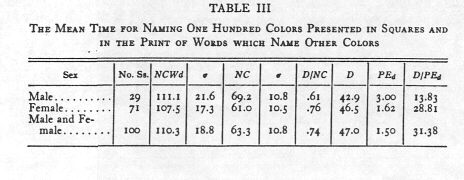
#> input picture assets/1935Stroop_tab3.jpg, 464 x 180 px, given in place of IMG_3189.JPG, which was not available
$ jupyter execute 2020Sight_visit_feature_extractions_demo.ipynb   (shell and % lines are left out)   (text cells are left out)
#> lines starting #> are read from the running program, lines starting #| are printed output that depends on the picture; after the words box and inside, x2 and y2 are one past the last pixel; in counts of white or black regions, pixels touching at a corner belong together; pictures that were not available may be replaced by others from this repository, and a replacement may not be noted
[cell 1]
#最新の OpenCV では surf などが著作権の問題で実装はされなくなりました。
#従って，以前のバージョンをインストールしなければなりません
#!pip install opencv-python==3.4.2.16
#!pip install opencv-contrib-python==3.4.2.16

[cell 2]
import numpy as np
import matplotlib.pyplot as plt

[cell 3]
#ファイルをアップロードします
from google.colab import files
#files?

[cell 4]
files.upload()  # ご自身の PC からファイルをアップロードして下さい
#> the answer given: 1935Stroop_tab3.jpg

[cell 5]
image_file = 'IMG_3189.JPG'  # ファイル名はアップロードしたファイル名に合わせて変更します
img = plt.imread(image_file)
#> img is the input picture: shape (180, 464); min 9, max 255, mean 228.1
print(img.shape)  # 画像のサイズを表示します
#| (180, 464)

[cell 6]
#OpenCV の読み込み
import cv2

#アップロードしたファイルの表示
img_cv2 = cv2.imread(image_file)
plt.figure(figsize = (12, 16)); plt.axis('off')
plt.imshow(cv2.cvtColor(img_cv2, cv2.COLOR_BGR2RGB))  # OpenCV は RGB ではなく BGR なので変換する

[cell 7]
from skimage.color import rgb2gray

img_gray = rgb2gray(img)
print('画像のサイズ:', img_gray.shape, '\n')
#| 画像のサイズ: (180, 464)

# 2D pixel map
print('画像の画素の値')
print(np.round(img_gray, 2), '\n')
#> (printed output is left out)

# flattened pixel feature vector
print('一次元にしてみます', (np.round(img_gray.flatten(), 2)))
#> (printed output is left out)

[cell 8]
plt.figure(figsize = (10, 8)); plt.axis('off') # 表示画像のサイズ単位はインチで横と縦を指定

plt.imshow(img_gray, cmap="gray");
plt.show()

plt.figure(figsize = (10, 6)); plt.axis('off')
c_freq, c_bins, c_patches = plt.hist(img_gray.flatten(), bins=30)
#> c_freq = 30 values, max 34189 at index 29, min 14 at index 0, mean 2784; c_bins = 31 values from 9 to 255; c_patches = 30 items
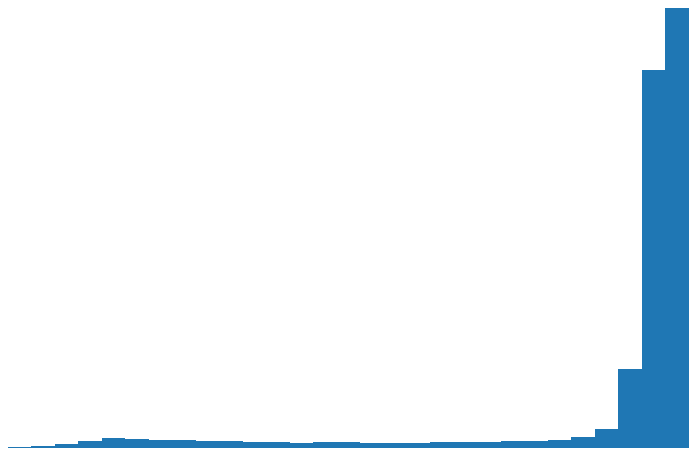
#> figure drawn by matplotlib, 1 panel

[cell 9]
#DoG 関数の定義
def DoG(img, ker1=3, ker2=5):
    """img : cv2.imread file"""
#> called with ker1 = 3, ker2 = 5

    blur2 = cv2.GaussianBlur(img, (ker2, ker2), 0)
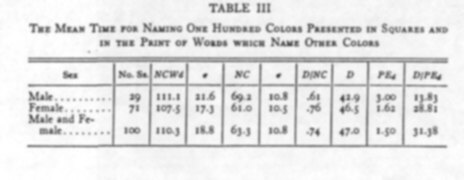
#> blur2: shape (180, 464); min 78, max 255, mean 228.1
    blur1 = cv2.GaussianBlur(img, (ker1, ker1), 0)

    return blur2 - blur1
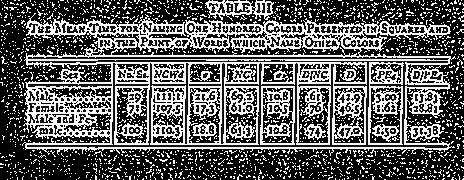
#> returned value: shape (180, 464); min 0, max 255, mean 94.5

[cell 10]
dog_img = DoG(img)
plt.figure(figsize = (10, 8)); plt.axis('off')
plt.imshow(dog_img); plt.show()


dog_img = DoG(img, ker1=3, ker2=9)
#> call 2 of DoG, with ker1 = 3, ker2 = 9
#> in DoG (call 2), `blur2 = cv2.GaussianBlur(img, (ker2, ker2), 0)`:
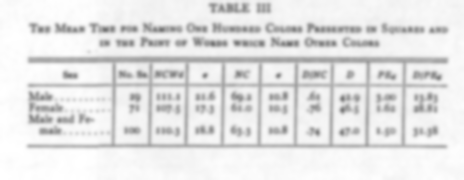
#> blur2: shape (180, 464); min 119, max 255, mean 228.1
#> in DoG (call 2), `return blur2 - blur1`:
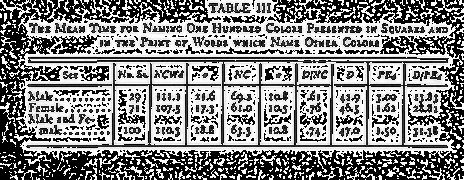
#> returned value: shape (180, 464); min 0, max 255, mean 134.9
plt.figure(figsize = (10, 8)); plt.axis('off')
plt.imshow(dog_img); plt.show()

[cell 11]
#SIFT と SURF の定義
#sift_detector = cv2.xfeatures2d.SIFT_create()
#surf_detector = cv2.xfeatures2d.SURF_create()
#help(cv2.xfeatures2d)

[cell 12]
# Initiate ORB detector
orb = cv2.ORB_create()
# find the keypoints with ORB
orb_keypoints = orb.detect(img_cv2,None)
#> orb_keypoints = 433 keypoints; strongest (x, y, size): (347, 99, 31), (87, 119, 31), (204, 76, 31), (290, 45, 31)
# compute the descriptors with ORB
orb_keypoints, des = orb.compute(img_cv2, orb_keypoints)

radius = 15
for ky in orb_keypoints:
    cv2.circle(img_cv2, (int(ky.pt[0]),int(ky.pt[1])), radius, (0,255,0), -1)
#> this loop made 433 passes
#> ky on passes 1 to 3: keypoint at (39, 31), size 31, keypoint at (317, 110), size 31, keypoint at (86, 121), size 31
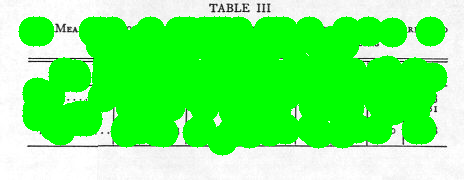
#> img_cv2: shape (180, 464, 3); mean B, G, R 106, 249.5, 106

plt.figure(figsize = (12, 16))
plt.axis('off')
plt.imshow(cv2.cvtColor(img_cv2, cv2.COLOR_BGR2RGB))

# draw only keypoints location,not size and orientation
#img2 = cv2.drawKeypoints(img_cv2, orb_keypoints, None, color=(0,255,0), flags=0)

[cell 13]
# [10 lines of commented-out code are left out]

[cell 14]
# [10 lines of commented-out code are left out]

[cell 15]
# Canny アルゴリズムによるエッジ（端点）検出の実演
from skimage.feature import canny

img_edges = canny(img_gray, sigma=3)
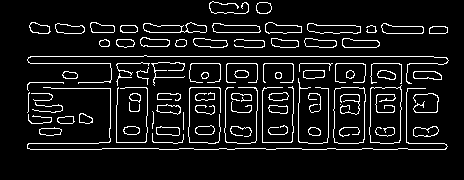
#> img_edges: shape (180, 464) bool; 8.5% white in thin lines or dots, all inside (x1, y1, x2, y2) = (27, 1, 449, 150)

plt.figure(figsize = (10, 8)); plt.axis('off')
plt.imshow(img_edges, cmap='binary')

[cell 16]
#HOG の実演
from skimage.feature import hog
from skimage import exposure

# 下の orientation の値は 0 から 9 までです。変化させて，結果を観察してください
fd_img, img_hog = hog(img_gray, orientations=8, pixels_per_cell=(8, 8),
                      cells_per_block=(3, 3), visualize=True)
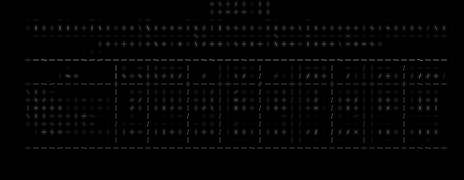
#> img_hog: shape (180, 464) float64; min 0, max 105.6, mean 3.6

# rescaling intensity to get better plots
img_hogs = exposure.rescale_intensity(img_hog, in_range=(0, 0.04))
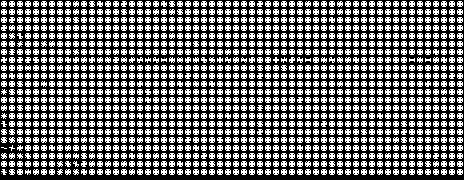
#> img_hogs: shape (180, 464) float64; min 0, max 1, mean 0.421

#plt.figure(figsize = (6, 8))
plt.figure(figsize = (10,8)); plt.axis('off')
plt.imshow(img_hogs, cmap='binary')

$ run again, on assets/1999Levelt_blueprint.jpg
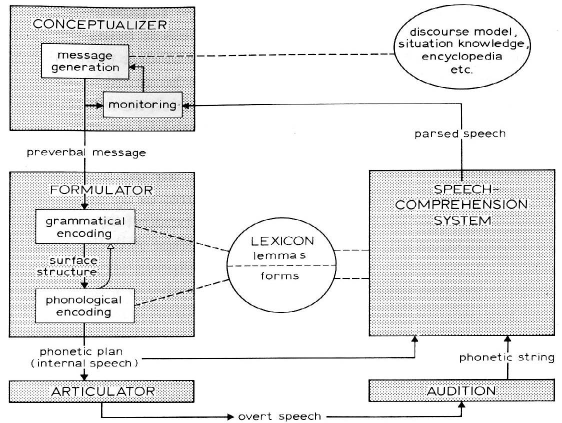
#> input picture assets/1999Levelt_blueprint.jpg, 1124 x 846 px, given in place of IMG_3189.JPG, which was not available (shown at 1/2 size)
#> img is the input picture: shape (846, 1124); min 0, max 255, mean 231.4
#| (846, 1124)
#| 画像のサイズ: (846, 1124)
#> (printed output is left out)
#> (printed output is left out)
#> c_freq = 30 values, max 706345 at index 29, min 2003 at index 7, mean 31696.8; c_bins = 31 values from 0 to 255; c_patches = 30 items
#> orb_keypoints = 500 keypoints; strongest (x, y, size): (841, 68, 31), (602, 509, 31), (928, 265, 31), (894, 436, 31)
#> the loop `for ky in orb_keypoints:` made 500 passes
#> ky on passes 1 to 3: keypoint at (1082, 394), size 31, keypoint at (190, 630), size 31, keypoint at (917, 813), size 31
#> `img_edges = canny(img_gray, sigma=3)`:
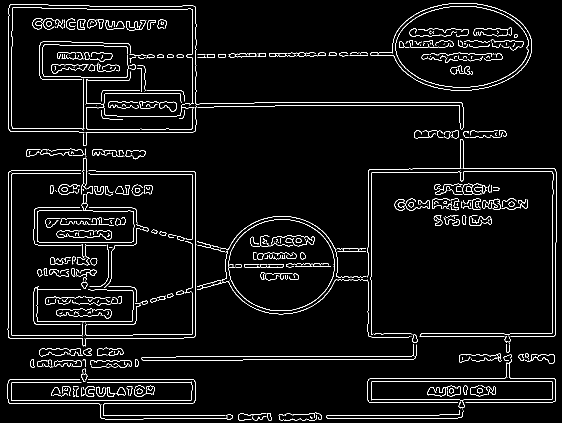
#> img_edges: shape (846, 1124) bool (shown at 1/2 size); 4.3% white in thin lines or dots
#> `img_hogs = exposure.rescale_intensity(img_hog, in_range=(0, 0.04))`:
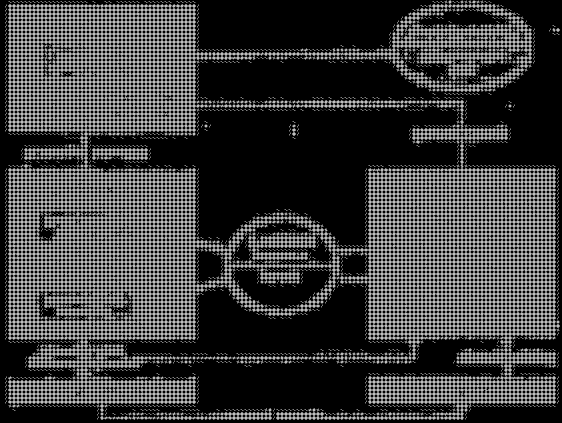
#> img_hogs: shape (846, 1124) float64 (shown at 1/2 size); min 0, max 1, mean 0.237
